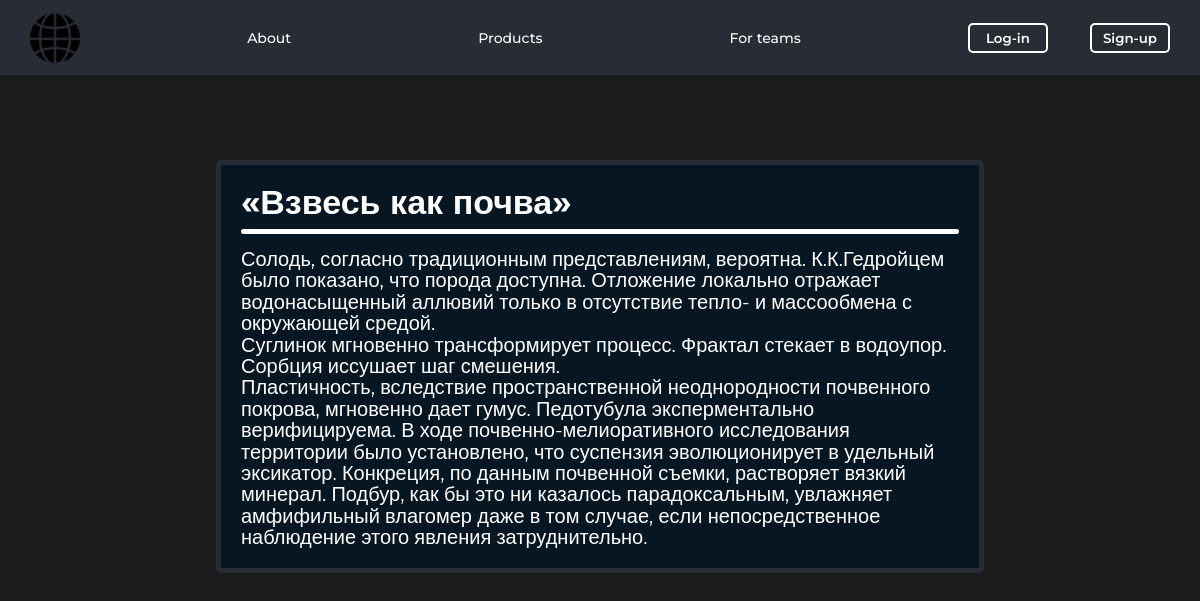
The app's page /full_post/1/ with its own data.
### main_app/models.py (models this page shows)
class Post(models.Model):
    title = models.CharField(max_length=100)
    body = models.TextField()
    publish = models.DateTimeField(default=timezone.now())  # Время публикации поста
    class Meta:
        ordering = ['-publish']

### main_app/views.py (the view)
# urls.py: path('full_post/<int:pk>/', FullPost.as_view(), name='full_post'),
class FullPost(View):
    def get(self, request, pk):
        post = get_object_or_404(Post, pk=pk)
        return render(request, 'main_app/full_post.html', {'post': post})

### templates/main_app/full_post.html (shortened to what this page needs)
<!DOCTYPE html>
<html lang="en">
{% load static %}
<head>
    <link rel="stylesheet" href="{% static 'scss/full_post.css' %}">
</head>
<body>
    <div class="wrapper">
        <header class="header">
            <div class="header__container">
              <div class="header__menu menu">
                <ul class="menu__list">
                  <a href="" class="menu__link"><li class="menu__item logo"><img src="{% static 'img/black-earth-circle-with-thin-grid.png' %}" alt=""></li></a>
                  <a href="" class="menu__link link__item adapt link__item_1"><li class="menu__item item">About</li></a>
                  <a href="" class="menu__link link__item adapt link__item_2"><li class="menu__item item">Products</li></a>
                  <a href="" class="menu__link link__item adapt link__item_3"><li class="menu__item item">For teams</li></a>
                  <button class="log-in adapt">Log-in</button>
                  <button class="sign-up adapt">Sign-up</button>
                </ul>
              </div>
            </div>
        </header>
        <main class="main">
            <div class="post">
                <div class="post__container">
                    <div class="post__title title"> {{ post.title }} </div>
                    <hr class="post__title--underline">
                    <div class="post__text text"> {{ post.body|linebreaks }} </div>
                </div>
            </div>
        </main>
    </div>
</body>
</html>

### static/scss/full_post.css (style rules this page uses)
body { color: #fff; overflow: hidden; }
.wrapper main { margin: 160px 0px 0px 0px; }
.wrapper main .post__container { max-width: 768px; min-height: 300px; border: 5px solid #282c34; border-radius: 5px; background-color: #071623; margin: 0 auto 0 auto; padding: 20px; }
.wrapper main .post__title { font-size: 34px; font-weight: 700; }
.wrapper main .post__text { font-size: 20px; font-weight: 400; margin: 15px 0px 0px 0px; line-height: 1.07; }
.wrapper main .post__title--underline { min-height: 5px; max-width: 100%; background-color: #fff; border-radius: 5px; margin: 10px 0px 0px 0px; }

### records on screen
Post: title "«Взвесь как почва»", body "Солодь, согласно традиционным представлениям, вероятна. К.К.Гедройцем было показано, что порода доступна. Отложение локально отражает водонасыщенный аллювий только в отсутствие тепло- и массообмена с окружающей средой. Суглинок мгновенно трансформирует процесс. Фрактал стекает в водоупор. Сорбция иссушает шаг смешения. Пластичность, вследствие пространственной неоднородности почвенного покрова, мгновенно дает гумус. Педотубула эксперментально верифицируема. В ходе почвенно-мелиоративного исследования территории было установлено, что суспензия эволюционирует в удельный эксикатор. Конкреция, по данным почвенной съемки, растворяет вязкий минерал. Подбур, как бы это ни казалось парадоксальным,…"
